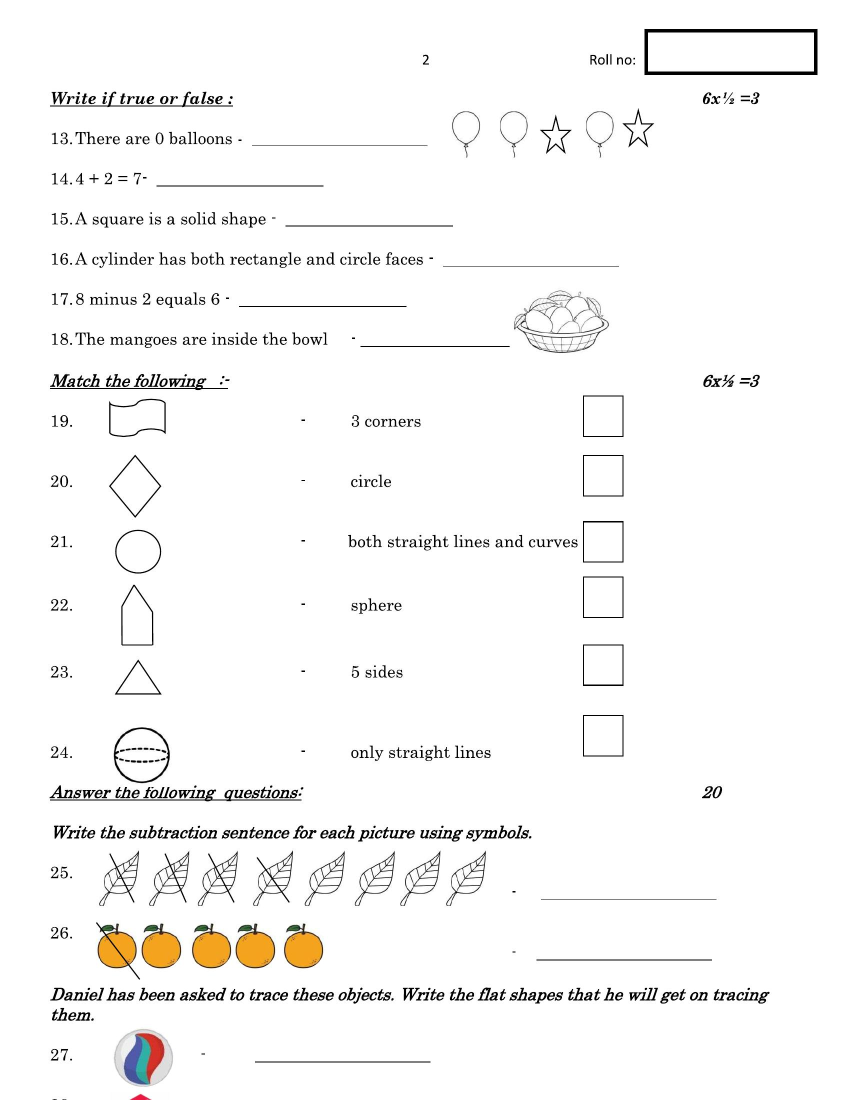
#> input picture backend/input_images/2.jpg, 1700 x 2200 px, found by its file name (shown at 1/2 size)
$ python try.py   (older library calls are emulated)
#> lines starting #> are read from the running program, lines starting #| are printed output that depends on the picture; after the words box and inside, x2 and y2 are one past the last pixel; in counts of white or black regions, pixels touching at a corner belong together
import cv2
import numpy as np
import os

# === 📂 PATH CONFIG ===
blank_path = r"C:\Users\Karnaveer Singh\Desktop\VoidHackathon\backend\input_images\2.jpg"
filled_path = r"C:\Users\Karnaveer Singh\Desktop\VoidHackathon\backend\extraction\2extraction.png"

# === 🖼️ READ IMAGES ===
blank = cv2.imread(blank_path)
#> blank is the input picture: shape (2200, 1700, 3); mean B, G, R 246.9, 247.5, 248
filled = cv2.imread(filled_path)
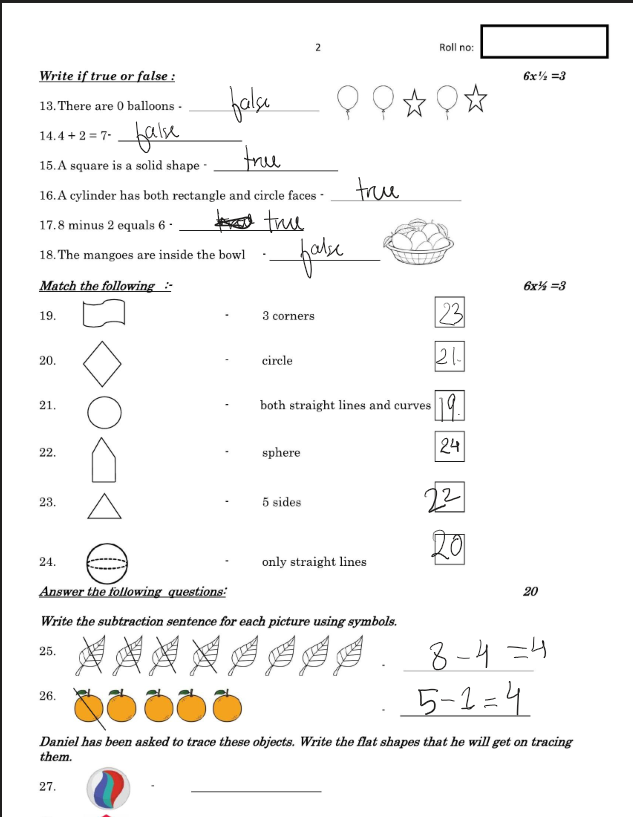
#> input picture backend/extraction/2extraction.png, 633 x 817 px, found by its file name
#> filled is the input picture: shape (817, 633, 3); mean B, G, R 244.4, 245.1, 245.6
if blank is None or filled is None:
    raise ValueError("❌ Error reading input images. Check file paths!")

# === RESIZE TO MATCH ===
h = min(blank.shape[0], filled.shape[0])
#> h = 817
w = min(blank.shape[1], filled.shape[1])
#> w = 633
blank = cv2.resize(blank, (w, h))
#> blank: shape (817, 633, 3)
filled = cv2.resize(filled, (w, h))

# === 🧹 PREPROCESSING FUNCTION ===
def preprocess(img):
    gray = cv2.cvtColor(img, cv2.COLOR_BGR2GRAY)
    gray = cv2.fastNlMeansDenoising(gray, None, 8, 7, 21)
    blur = cv2.GaussianBlur(gray, (3, 3), 0)
    binary = cv2.adaptiveThreshold(
        blur, 255, cv2.ADAPTIVE_THRESH_GAUSSIAN_C,
        cv2.THRESH_BINARY_INV, 21, 10
    )
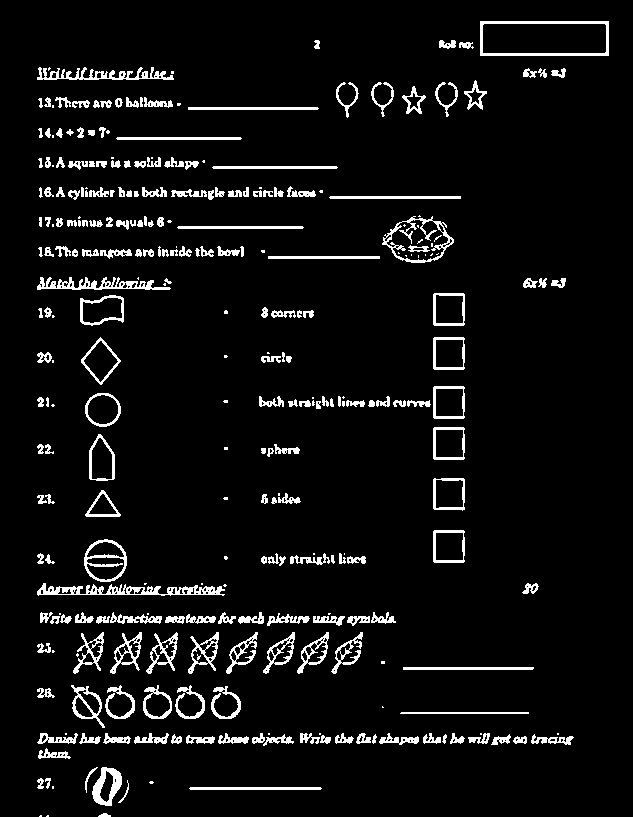
#> binary: shape (817, 633); 6.1% white; 294 white regions (72 under 20 px), largest, box (x1, y1, x2, y2) and area: (37, 583, 225, 596) 1132, (480, 21, 609, 56) 951, (37, 277, 171, 290) 814
    return gray, binary

blank_gray, blank_bin = preprocess(blank)
filled_gray, filled_bin = preprocess(filled)
#> in preprocess (call 2), `binary = cv2.adaptiveThreshold( blur, 255, cv2.ADAPTIVE_THRESH_GAUSSIA..`: binary: shape (817, 633); 7.6% white; 302 white regions (65 under 20 px), largest, box (x1, y1, x2, y2) and area: (0, 0, 633, 817) 3526, (38, 586, 226, 599) 1261, (480, 24, 609, 59) 1063

# === 🎚️ FIXED THRESHOLDS (From tuned sliders) ===
lap_thresh = 35
ksize = 5
close_iter = 3
open_iter = 1
min_area = 371
min_w = 15
min_h = 14
aspect_max = 9
edge_min = 0.12
elong_max = 9

# === ⚙️ DIFF MAP CREATION ===
diff = cv2.bitwise_xor(blank_bin, filled_bin)
#> diff: shape (817, 633); 9.3% white; 486 white regions (246 under 20 px), largest, box (x1, y1, x2, y2) and area: (0, 0, 633, 817) 3526, (37, 539, 228, 599) 2258, (382, 216, 455, 266) 1150
kernel = cv2.getStructuringElement(cv2.MORPH_RECT, (ksize, ksize))
diff_clean = cv2.morphologyEx(diff, cv2.MORPH_CLOSE, kernel, iterations=close_iter)
#> diff_clean: shape (817, 633); 17.2% white; 49 white regions (2 under 20 px), largest, box (x1, y1, x2, y2) and area: (37, 612, 574, 762) 25005, (38, 85, 339, 173) 7836, (39, 186, 381, 279) 7499
diff_clean = cv2.morphologyEx(diff_clean, cv2.MORPH_OPEN, kernel, iterations=open_iter)
#> diff_clean: shape (817, 633); 16.4% white; 53 white regions, largest, box (x1, y1, x2, y2) and area: (38, 612, 573, 761) 24681, (259, 386, 466, 463) 4373, (38, 540, 226, 598) 3952

# === ✍️ IMPROVED HANDWRITING MASK ===
laplacian = cv2.Laplacian(filled_gray, cv2.CV_64F)
texture = cv2.convertScaleAbs(laplacian)

# Gradient direction variance (detects irregular strokes)
sobelx = cv2.Sobel(filled_gray, cv2.CV_64F, 1, 0, ksize=3)
sobely = cv2.Sobel(filled_gray, cv2.CV_64F, 0, 1, ksize=3)
magnitude = np.sqrt(sobelx ** 2 + sobely ** 2)
direction = np.arctan2(sobely, sobelx)
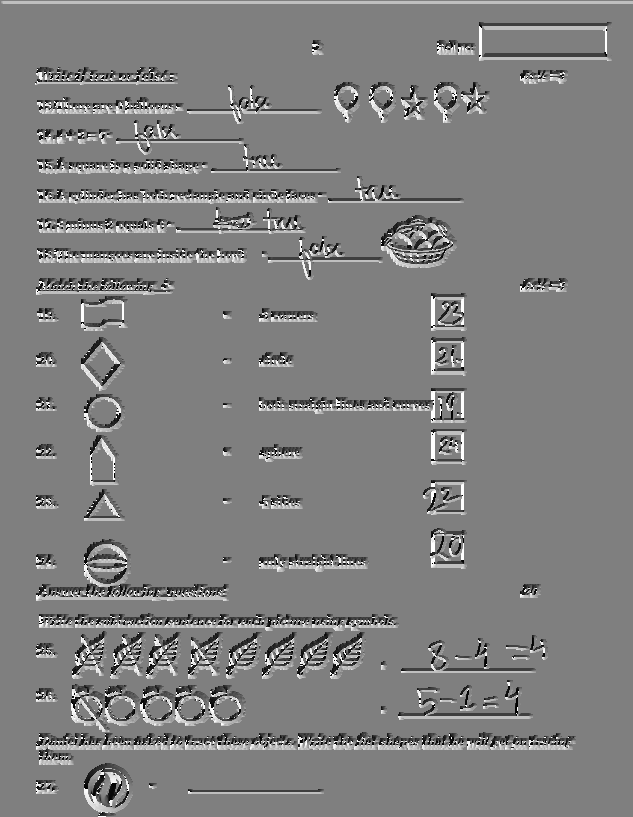
#> direction: shape (817, 633) float64; min -3.14, max 3.14, mean 0.00803; drawn with min black and max white

# Local variance of gradient direction
direction_var = cv2.blur(direction**2, (9, 9)) - cv2.blur(direction, (9, 9))**2
direction_var = cv2.convertScaleAbs(255 * (direction_var / np.max(direction_var)))

# Handwriting mask = Laplacian + gradient variance + edge density
edges = cv2.Canny(filled_gray, 50, 150)
#> edges: shape (817, 633); 5.4% white in thin lines or dots
combined_mask = cv2.addWeighted(texture, 0.6, direction_var, 0.4, 0)
_, handwriting_mask = cv2.threshold(combined_mask, lap_thresh, 255, cv2.THRESH_BINARY)
#> handwriting_mask: shape (817, 633); 14.3% white; 86 white regions (13 under 20 px), largest, box (x1, y1, x2, y2) and area: (35, 686, 574, 763) 9342, (37, 614, 398, 630) 3483, (35, 542, 229, 600) 3359

# === 🧩 COMBINE WITH STRUCTURAL DIFF ===
hybrid_mask = cv2.bitwise_and(diff_clean, handwriting_mask)
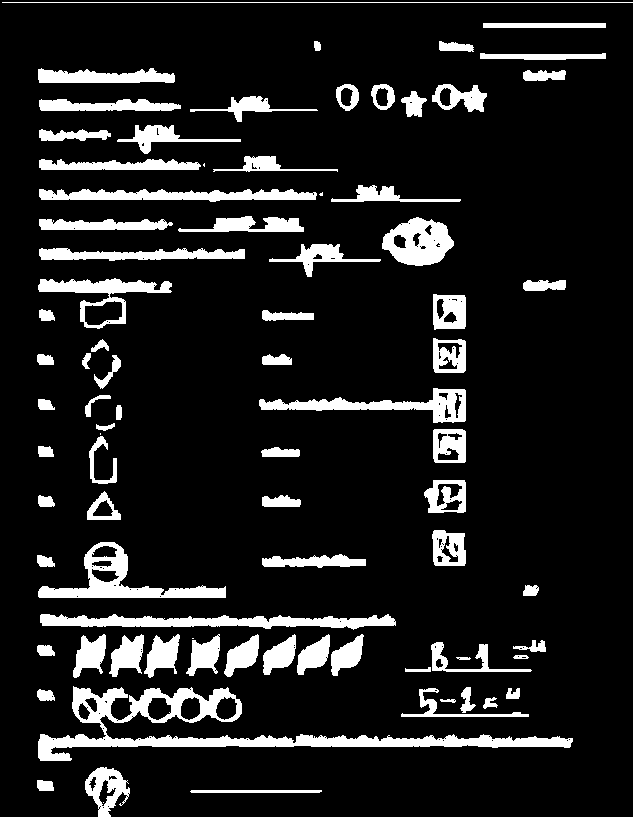
#> hybrid_mask: shape (817, 633); 12% white; 83 white regions (5 under 20 px)

# === 🔍 DETECT CONTOURS ===
contours, _ = cv2.findContours(hybrid_mask, cv2.RETR_EXTERNAL, cv2.CHAIN_APPROX_SIMPLE)
#> contours = 82 contours, 5 with area under 20; largest, box (x1, y1, x2, y2) and area: (38, 686, 573, 761) 8881, (38, 542, 226, 598) 3318, (40, 614, 396, 630) 2894, (38, 278, 172, 329) 2434, (382, 217, 454, 266) 2407
output = filled.copy()
font = cv2.FONT_HERSHEY_SIMPLEX
accepted = 0

for idx, c in enumerate(contours):
    x, y, w_box, h_box = cv2.boundingRect(c)
    area = cv2.contourArea(c)
    aspect_ratio = w_box / float(h_box)
    if h_box == 0:
        continue
    if area < min_area or w_box < min_w or h_box < min_h or aspect_ratio > aspect_max:
        continue

    region = filled_gray[y:y+h_box, x:x+w_box]
    edges = cv2.Canny(region, 50, 150)
    edge_density = np.sum(edges > 0) / float(w_box * h_box)
    if edge_density < edge_min:
        continue

    elongation = max(w_box, h_box) / (min(w_box, h_box) + 1e-5)
    if elongation > elong_max:
        continue

    # === Geometry filter: reject straight-line drawings ===
    lines = cv2.HoughLines(edges, 1, np.pi / 180, 40)
    if lines is not None and len(lines) > 4:
        # too many parallel lines = diagram or shape
        continue

    accepted += 1
    cv2.rectangle(output, (x, y), (x + w_box, y + h_box), (0, 255, 0), 2)
    cv2.putText(output, f"#{idx}", (x, y - 6), font, 0.5, (0, 255, 0), 1, cv2.LINE_AA)
#> this loop made 82 passes
#> (x, y, w_box, h_box, area, aspect_ratio) on passes 1, 2, 4, 5, 6, 7, 9, 11, 12, 13, 14, 16: (190, 790, 132, 3, 259.5, 44), (37, 780, 17, 11, 139.5, 1.55), (440, 699, 16, 4, 27, 4), (483, 697, 15, 12, 76, 1.25), (37, 689, 18, 12, 145, 1.5), (506, 688, 14, 11, 93, 1.27), (460, 687, 16, 26, 172.5, 0.615), (405, 667, 26, 5, 55, 5.2), (456, 657, 15, 3, 23, 5), (513, 655, 16, 4, 40, 4), (37, 645, 18, 11, 142, 1.64), (513, 640, 33, 12, 150, 2.75)
#> (x, y, w_box, h_box, area, aspect_ratio, edge_density, elongation) on passes 3, 18, 19, 20, 21, 22: (85, 767, 45, 50, 1295.5, 0.9, 0.151, 1.11), (331, 634, 33, 42, 702.5, 0.786, 0.219, 1.27), (297, 634, 33, 41, 709.5, 0.805, 0.226, 1.24), (263, 634, 33, 41, 726, 0.805, 0.229, 1.24), (224, 634, 35, 43, 752, 0.814, 0.209, 1.23), (186, 634, 34, 42, 748.5, 0.81, 0.249, 1.24)
#> edges: shape (27, 23); 22.2% white in thin lines or dots
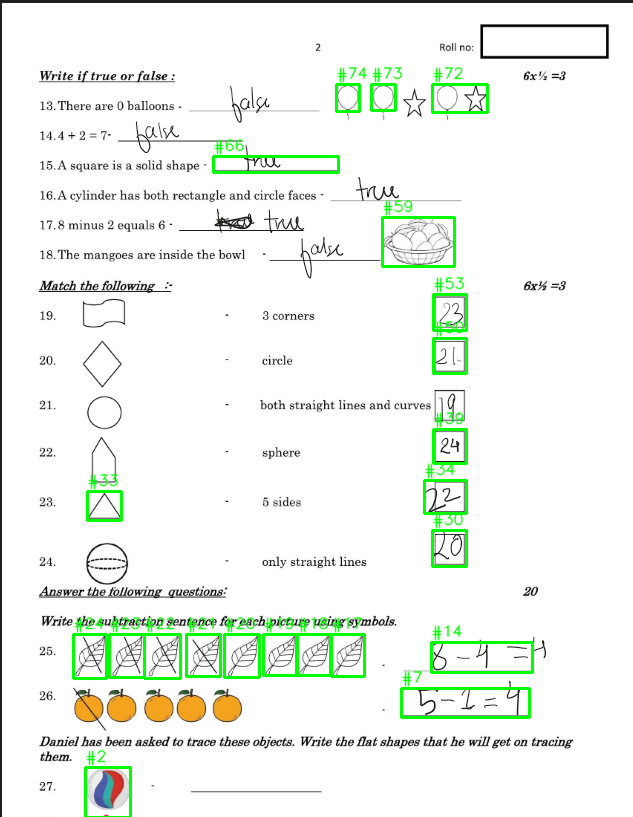
#> output: shape (817, 633, 3); 3.12% of pixels changed, all inside (x1, y1, x2, y2) = (72, 67, 534, 817)
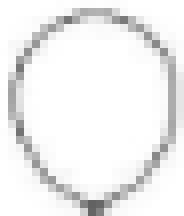
#> region: shape (27, 23) (shown 8 times larger); min 98, max 255, mean 239.7
#> after the loop, accepted = 22

print(f"\n✅ Final refined detector found {accepted} valid handwriting/changed regions.")
#| ✅ Final refined detector found 22 valid handwriting/changed regions.

# === DISPLAY RESULTS ===
SHOW_MODE = "side_by_side"
filled_vis = cv2.cvtColor(filled_gray, cv2.COLOR_GRAY2BGR)
mask_vis = cv2.cvtColor(hybrid_mask, cv2.COLOR_GRAY2BGR)
#> mask_vis: shape (817, 633, 3); 12% white; 83 white regions (5 under 20 px), largest, box (x1, y1, x2, y2) and area: (38, 686, 573, 761) 8418, (40, 614, 396, 630) 3262, (38, 542, 226, 598) 3033

if SHOW_MODE == "single":
    vis = output
else:
    vis = np.hstack([filled_vis, mask_vis, output])

max_win_w, max_win_h = 1200, 800
vis_h, vis_w = vis.shape[:2]
#> vis_h = 817; vis_w = 1899
scale = min(max_win_w / vis_w, max_win_h / vis_h, 1.0)
#> scale = 0.632
vis_display = cv2.resize(vis, (int(vis_w * scale), int(vis_h * scale)), interpolation=cv2.INTER_AREA)
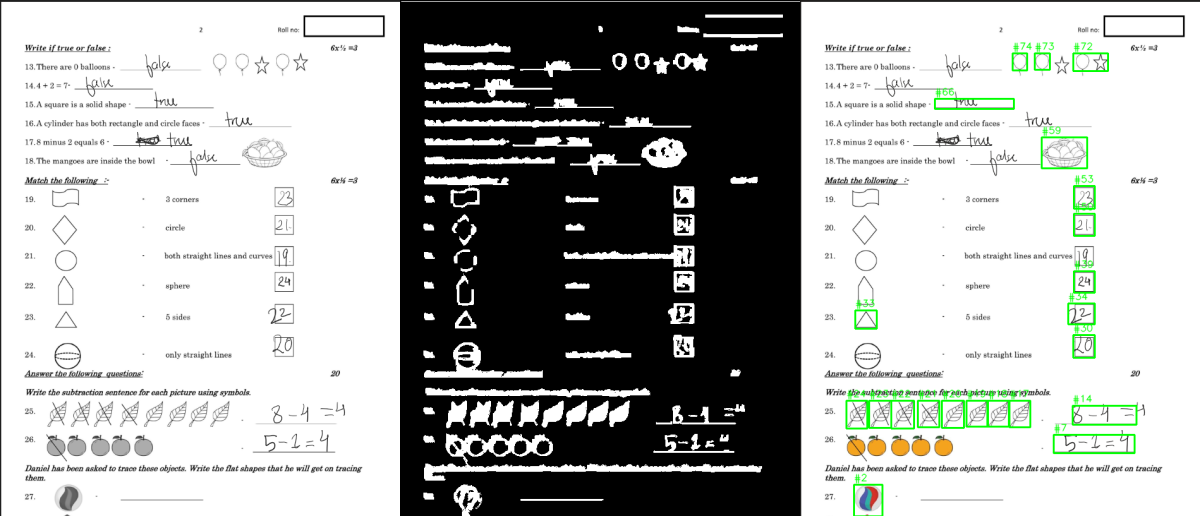
#> vis_display: shape (516, 1200, 3); mean B, G, R 171.3, 173.7, 171.7

cv2.imshow("Hybrid Detector - Refined (Curves & Diagrams Ignored)", vis_display)
cv2.waitKey(0)
cv2.destroyAllWindows()
